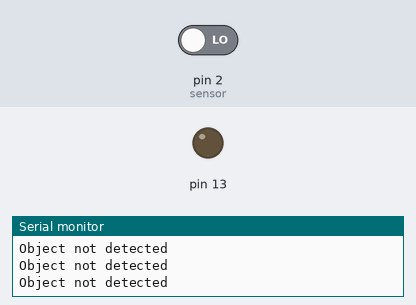
Bench run of a sketch on a simulated Arduino Uno, built with avr-gcc and run on an emulated ATmega328P. On the bench: output pins drawn as LEDs (lit = HIGH), the last lines printed to the serial monitor. Inputs (shaded band) come from the test bench; at power-on: pin 2 (sensor) LOW.

Above: at 2.8 s.
2.9 s: pin 2 (sensor) driven HIGH
At 4.1 s:
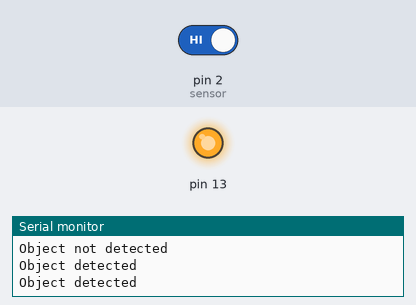
4.5 s: pin 2 (sensor) driven LOW
At 5.6 s:
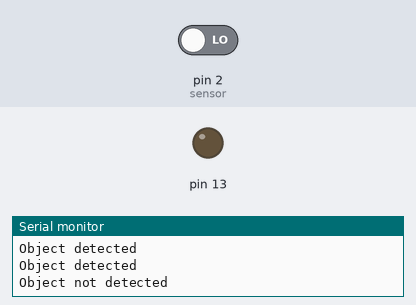
Timing chart, 0 to 7.5 s (numbered marks = the images above; inputs shaded):
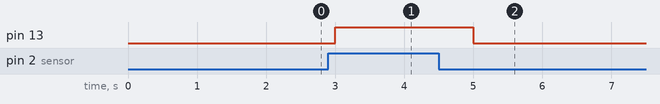

The sketch:

InfraRedObject.ino
```cpp
int sensor=2;

void setup() {
  pinMode(sensor,INPUT);
  pinMode(13,OUTPUT);
  Serial.begin(9600);
}

void loop()
{
  if(digitalRead(sensor)==HIGH)
  {
    digitalWrite(13,HIGH);
    Serial.println("Object detected");
  }
  else
  {
    digitalWrite(13,LOW);
    Serial.println("Object not detected");
  }
  delay(1000);
  }
```

roboTask1Prog1.c
```cpp
#include<stdio.h>
#include<string.h>
void main()
{
  char str[30],s[30];
  int i,n,j,flag=1;

  printf("Enter the sentence:\n");
  for(i=0;i<strlen(str);i++)
    {


  gets(str[i]);
}
  printf("enter the word \n");
  gets(s);
  for(i=0;i<strlen(str);i++)
  {
     if(strcmp(str[i],s)!=0)
     {
         flag=0;;
     }

  }
  if(flag==1)
  {
      printf("yes");
  }
}
```

roboTask1Prog3.c
```cpp
#include <stdio.h>

void copyString(char [], char [], int);

int main()
{
    char stng1[20], stng2[20];
    printf("\n\n Recursion : Copy One string to another :\n");

    printf(" Input the  string to copy : ");
    scanf("%s", stng1);
    copyString(stng1, stng2, 0);
    printf("\n The string successfully copied.\n\n");
    printf(" The first string is : %s\n", stng1);
    printf(" The copied string is : %s\n\n", stng2);
    return 0;
}

void copyString(char stng1[], char stng2[], int ctr)
{
    stng2[ctr] = stng1[ctr];
    if (stng1[ctr] == '\0')
        return;
    copyString(stng1, stng2, ctr + 1);
}
```

Measured:
- after the input at 2.9 s, pin 13: LOW → HIGH after 0.10 s
- after the input at 4.5 s, pin 13: HIGH → LOW after 0.50 s
